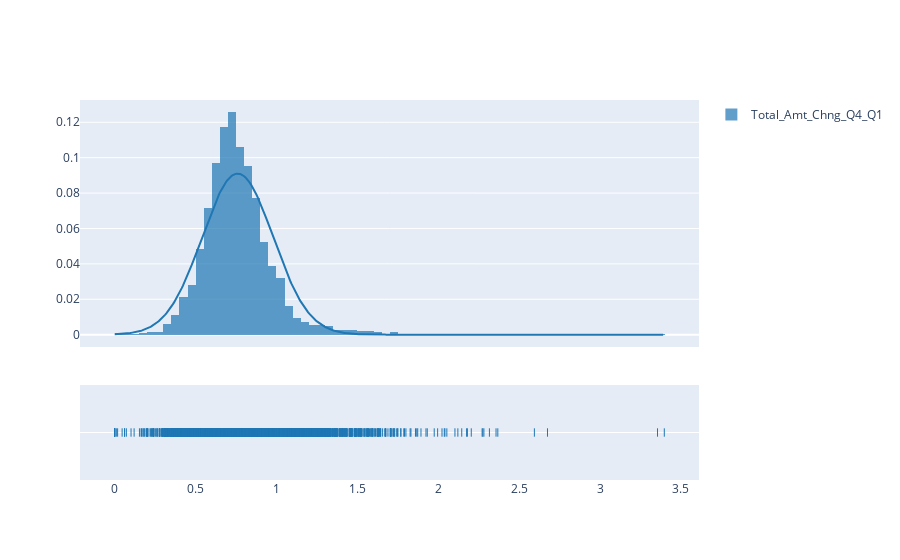

Notebook source saved alongside this figure:
### Markdown cell above
### Ejercicio 2
Utiliza `plotly` para realizar un gráfico que permita verificar si el cambio en el monto de transacciones (cuarto trimestre a primer trimestre) se ajusta a una distribución normal.

### Code cell
# YOUR CODE HERE

import plotly.figure_factory as ff

monto = [df["Total_Amt_Chng_Q4_Q1"]]
fig = ff.create_distplot(monto, ['Total_Amt_Chng_Q4_Q1'], histnorm = 'probability', bin_size=0.05, curve_type='normal')
fig.show()

### Figure 1 — Plotly figure (JSON) as saved in the notebook; plotly's stock layout.template omitted (floating-point values rounded to 4 significant figures; data arrays with more than 128 entries replaced by an {"elided": "..."} marker saying what was removed)
{"data": [{"autobinx": false, "histnorm": "probability", "legendgroup": "Total_Amt_Chng_Q4_Q1", "marker": {"color": "rgb(31, 119, 180)"}, "name": "Total_Amt_Chng_Q4_Q1", "opacity": 0.7, "type": "histogram", "x": {"elided": "10127 float values"}, "xaxis": "x", "xbins": {"end": 3.397, "size": 0.05, "start": 0}, "yaxis": "y"}, {"legendgroup": "Total_Amt_Chng_Q4_Q1", "marker": {"color": "rgb(31, 119, 180)"}, "mode": "lines", "name": "Total_Amt_Chng_Q4_Q1", "showlegend": false, "type": "scatter", "x": {"elided": "500 float values"}, "xaxis": "x", "y": {"elided": "500 float values"}, "yaxis": "y"}, {"legendgroup": "Total_Amt_Chng_Q4_Q1", "marker": {"color": "rgb(31, 119, 180)", "symbol": "line-ns-open"}, "mode": "markers", "name": "Total_Amt_Chng_Q4_Q1", "showlegend": false, "type": "scatter", "x": {"elided": "10127 float values"}, "xaxis": "x", "y": {"elided": "10127 str values"}, "yaxis": "y2"}], "layout": {"barmode": "overlay", "hovermode": "closest", "legend": {"traceorder": "reversed"}, "xaxis": {"anchor": "y2", "domain": [0, 1], "zeroline": false}, "yaxis": {"anchor": "free", "domain": [0.35, 1], "position": 0}, "yaxis2": {"anchor": "x", "domain": [0, 0.25], "dtick": 1, "showticklabels": false}}}
